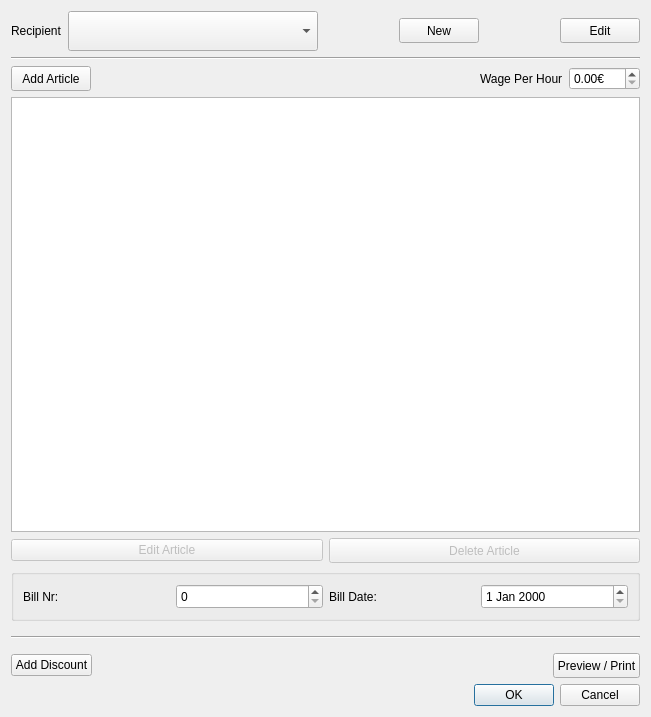
<?xml version="1.0" encoding="UTF-8"?>
<ui version="4.0">
 <class>BillDialog</class>
 <widget class="QDialog" name="BillDialog">
  <property name="geometry">
   <rect>
    <x>0</x>
    <y>0</y>
    <width>651</width>
    <height>717</height>
   </rect>
  </property>
  <property name="windowTitle">
   <string>Dialog</string>
  </property>
  <layout class="QVBoxLayout" name="verticalLayout">
   <item>
    <layout class="QHBoxLayout" name="horizontalLayout">
     <item>
      <widget class="QLabel" name="label">
       <property name="text">
        <string>Recipient</string>
       </property>
      </widget>
     </item>
     <item>
      <widget class="QComboBox" name="cbRecipient">
       <property name="minimumSize">
        <size>
         <width>250</width>
         <height>40</height>
        </size>
       </property>
      </widget>
     </item>
     <item>
      <spacer name="horizontalSpacer_2">
       <property name="orientation">
        <enum>Qt::Horizontal</enum>
       </property>
       <property name="sizeHint" stdset="0">
        <size>
         <width>40</width>
         <height>20</height>
        </size>
       </property>
      </spacer>
     </item>
     <item>
      <widget class="QPushButton" name="btnAddCustomer">
       <property name="minimumSize">
        <size>
         <width>0</width>
         <height>25</height>
        </size>
       </property>
       <property name="text">
        <string>New</string>
       </property>
       <property name="icon">
        <iconset resource="../../../BusinessManager/res.qrc">
         <normaloff>:/icon/images/plus.png</normaloff>:/icon/images/plus.png</iconset>
       </property>
      </widget>
     </item>
     <item>
      <spacer name="horizontalSpacer">
       <property name="orientation">
        <enum>Qt::Horizontal</enum>
       </property>
       <property name="sizeHint" stdset="0">
        <size>
         <width>40</width>
         <height>20</height>
        </size>
       </property>
      </spacer>
     </item>
     <item>
      <widget class="QPushButton" name="btnEditCustomer">
       <property name="minimumSize">
        <size>
         <width>0</width>
         <height>25</height>
        </size>
       </property>
       <property name="text">
        <string>Edit</string>
       </property>
       <property name="icon">
        <iconset resource="../../../BusinessManager/res.qrc">
         <normaloff>:/icon/images/edit-icon.png</normaloff>:/icon/images/edit-icon.png</iconset>
       </property>
      </widget>
     </item>
    </layout>
   </item>
   <item>
    <widget class="Line" name="line_2">
     <property name="orientation">
      <enum>Qt::Horizontal</enum>
     </property>
    </widget>
   </item>
   <item>
    <layout class="QHBoxLayout" name="horizontalLayout_2">
     <item>
      <widget class="QPushButton" name="btnAddArticle">
       <property name="enabled">
        <bool>true</bool>
       </property>
       <property name="minimumSize">
        <size>
         <width>0</width>
         <height>25</height>
        </size>
       </property>
       <property name="text">
        <string>Add Article</string>
       </property>
       <property name="icon">
        <iconset resource="../../../BusinessManager/res.qrc">
         <normaloff>:/icon/images/plus.png</normaloff>:/icon/images/plus.png</iconset>
       </property>
      </widget>
     </item>
     <item>
      <spacer name="horizontalSpacer_5">
       <property name="orientation">
        <enum>Qt::Horizontal</enum>
       </property>
       <property name="sizeHint" stdset="0">
        <size>
         <width>40</width>
         <height>20</height>
        </size>
       </property>
      </spacer>
     </item>
     <item>
      <widget class="QLabel" name="label_2">
       <property name="text">
        <string>Wage Per Hour</string>
       </property>
      </widget>
     </item>
     <item>
      <widget class="QDoubleSpinBox" name="sbWage">
       <property name="suffix">
        <string>€</string>
       </property>
       <property name="maximum">
        <double>999.990000000000009</double>
       </property>
      </widget>
     </item>
    </layout>
   </item>
   <item>
    <widget class="QTableView" name="tblBillItems"/>
   </item>
   <item>
    <layout class="QHBoxLayout" name="horizontalLayout_4">
     <item>
      <widget class="QPushButton" name="btnEditArticle">
       <property name="enabled">
        <bool>false</bool>
       </property>
       <property name="text">
        <string>Edit Article</string>
       </property>
       <property name="icon">
        <iconset resource="../../../BusinessManager/res.qrc">
         <normaloff>:/icon/images/edit-icon.png</normaloff>:/icon/images/edit-icon.png</iconset>
       </property>
      </widget>
     </item>
     <item>
      <widget class="QPushButton" name="btnDeleteArticle">
       <property name="enabled">
        <bool>false</bool>
       </property>
       <property name="minimumSize">
        <size>
         <width>0</width>
         <height>25</height>
        </size>
       </property>
       <property name="text">
        <string>Delete Article</string>
       </property>
       <property name="icon">
        <iconset resource="../../../BusinessManager/res.qrc">
         <normaloff>:/icon/images/Delete-icon.png</normaloff>:/icon/images/Delete-icon.png</iconset>
       </property>
      </widget>
     </item>
    </layout>
   </item>
   <item>
    <widget class="QGroupBox" name="box_nr_date">
     <property name="enabled">
      <bool>true</bool>
     </property>
     <property name="title">
      <string/>
     </property>
     <property name="checkable">
      <bool>false</bool>
     </property>
     <property name="checked">
      <bool>false</bool>
     </property>
     <layout class="QHBoxLayout" name="horizontalLayout_5">
      <item>
       <widget class="QLabel" name="label_4">
        <property name="text">
         <string>Bill Nr:</string>
        </property>
       </widget>
      </item>
      <item>
       <widget class="QSpinBox" name="sbNr">
        <property name="minimumSize">
         <size>
          <width>0</width>
          <height>25</height>
         </size>
        </property>
        <property name="maximum">
         <number>99999999</number>
        </property>
       </widget>
      </item>
      <item>
       <widget class="QLabel" name="label_5">
        <property name="text">
         <string>Bill Date:</string>
        </property>
       </widget>
      </item>
      <item>
       <widget class="QDateEdit" name="dateEdit">
        <property name="minimumSize">
         <size>
          <width>0</width>
          <height>25</height>
         </size>
        </property>
       </widget>
      </item>
     </layout>
    </widget>
   </item>
   <item>
    <widget class="Line" name="line">
     <property name="minimumSize">
      <size>
       <width>0</width>
       <height>20</height>
      </size>
     </property>
     <property name="orientation">
      <enum>Qt::Horizontal</enum>
     </property>
    </widget>
   </item>
   <item>
    <layout class="QHBoxLayout" name="horizontalLayout_3">
     <item>
      <widget class="QPushButton" name="btnAddDiscount">
       <property name="text">
        <string>Add Discount</string>
       </property>
      </widget>
     </item>
     <item>
      <spacer name="horizontalSpacer_4">
       <property name="orientation">
        <enum>Qt::Horizontal</enum>
       </property>
       <property name="sizeHint" stdset="0">
        <size>
         <width>40</width>
         <height>20</height>
        </size>
       </property>
      </spacer>
     </item>
     <item>
      <widget class="QPushButton" name="btnPreview">
       <property name="minimumSize">
        <size>
         <width>0</width>
         <height>25</height>
        </size>
       </property>
       <property name="text">
        <string>Preview / Print</string>
       </property>
       <property name="icon">
        <iconset resource="../../../BusinessManager/res.qrc">
         <normaloff>:/icon/images/print.png</normaloff>:/icon/images/print.png</iconset>
       </property>
      </widget>
     </item>
    </layout>
   </item>
   <item>
    <widget class="QDialogButtonBox" name="buttonBox_2">
     <property name="orientation">
      <enum>Qt::Horizontal</enum>
     </property>
     <property name="standardButtons">
      <set>QDialogButtonBox::Cancel|QDialogButtonBox::Ok</set>
     </property>
    </widget>
   </item>
  </layout>
 </widget>
 <resources>
  <include location="../../../BusinessManager/res.qrc"/>
 </resources>
 <connections>
  <connection>
   <sender>buttonBox_2</sender>
   <signal>accepted()</signal>
   <receiver>BillDialog</receiver>
   <slot>accept()</slot>
   <hints>
    <hint type="sourcelabel">
     <x>494</x>
     <y>698</y>
    </hint>
    <hint type="destinationlabel">
     <x>340</x>
     <y>639</y>
    </hint>
   </hints>
  </connection>
  <connection>
   <sender>buttonBox_2</sender>
   <signal>rejected()</signal>
   <receiver>BillDialog</receiver>
   <slot>reject()</slot>
   <hints>
    <hint type="sourcelabel">
     <x>361</x>
     <y>697</y>
    </hint>
    <hint type="destinationlabel">
     <x>224</x>
     <y>646</y>
    </hint>
   </hints>
  </connection>
 </connections>
</ui>
